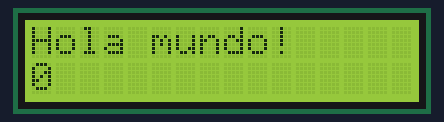
Bench run of a sketch on a simulated Arduino Uno, built with avr-gcc and run on an emulated ATmega328P. Parts: 16×2 character LCD.

Above: at 0.1 s.
At 4.1 s:
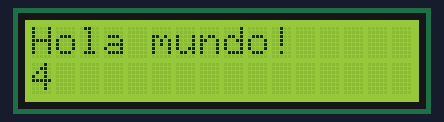
At 9.1 s:
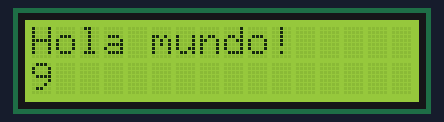
At 19.1 s:
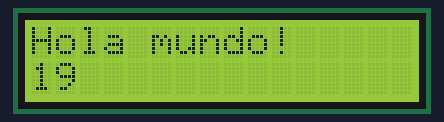
At 29.1 s:
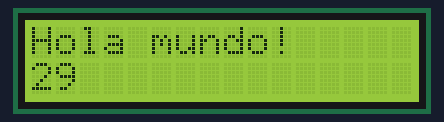
At 39.1 s:
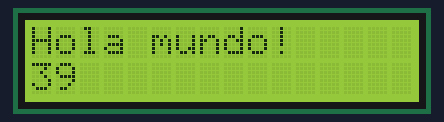

The sketch:

lcd.ino
```cpp
/*
  Pantalla LCD 16*2
  Miércoles 30 de septiembre de 2020

  Lucas Martín Treser - Automatismos Mar del Plata
  https://www.automatismos-mdq.com.ar/

  Simulación disponible en:
  https://www.tinkercad.com/things/llxWLfqLUIW

*/

// librería lcd
#include <LiquidCrystal.h>

// configuración del pinout de la pantalla
const int RS = 2, EN = 3, D4 = 4, D5 = 5, D6 = 6, D7 = 7;
LiquidCrystal pantalla(RS, EN, D4, D5, D6, D7);

void setup() {

  pantalla.begin(16, 2);
  pantalla.print("Hola mundo!");
}

void loop() {

  // Cursor a columna 0, linea 1
  pantalla.setCursor(0, 1);
  // Mostrar variable
  pantalla.print(millis() / 1000);

}
```

Measured:
- what the display in image 1 shows lasts 1.0 s, from 4.0 s to 5.0 s
